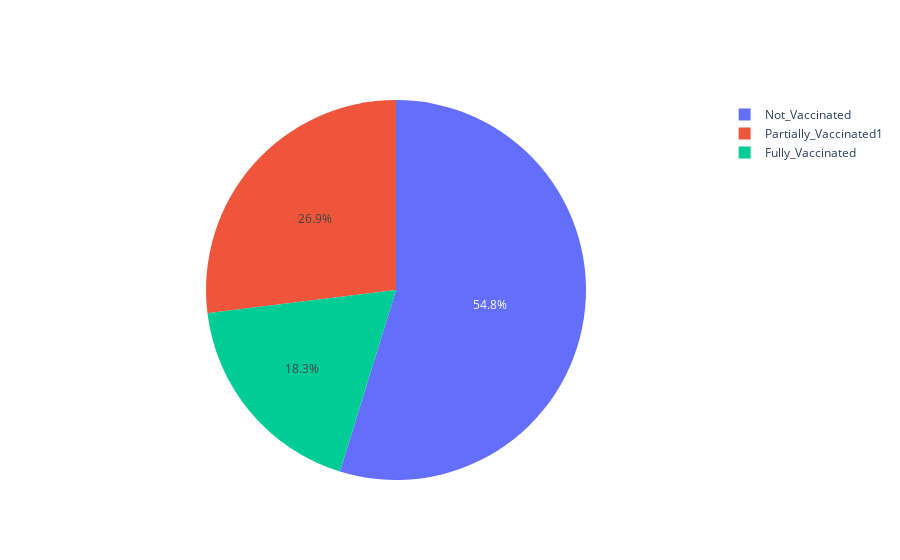

This figure's notebook cell:
### Code cell
pie_chart('Kerala')

### Figure 1 — Plotly figure (JSON) as saved in the notebook; plotly's stock layout.template omitted (floating-point values rounded to 4 significant figures)
{"data": [{"labels": ["Fully_Vaccinated", "Not_Vaccinated", "Partially_Vaccinated1"], "type": "pie", "values": [6461405, 19353955, 9521221]}], "layout": {}}
